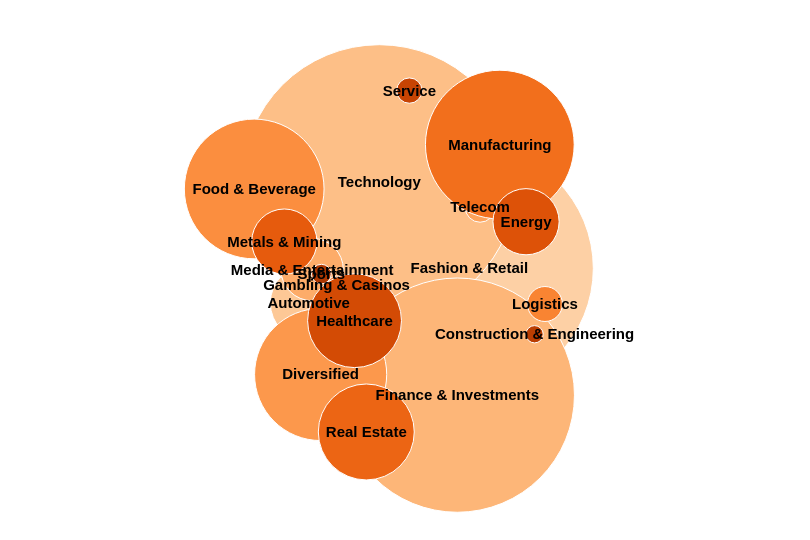

The specification (Vega-Lite) saved for this image:
### Vega specification from a JSON file in a GitHub repository (floating-point values rounded to 4 significant figures)
{"$schema": "https://vega.github.io/schema/vega/v5.json", "width": 800, "height": 500, "padding": {"left": 5, "right": 5, "top": 20, "bottom": 20}, "autosize": "none", "signals": [{"name": "cx", "update": "width / 2"}, {"name": "cy", "update": "height / 2"}, {"name": "gravityX", "value": 0.2, "bind": {"input": "range", "min": 0, "max": 1}}, {"name": "gravityY", "value": 0.1, "bind": {"input": "range", "min": 0, "max": 1}}], "data": [{"name": "table", "values": [{"category": "Fashion & Retail", "amount": 1698800}, {"category": "Automotive", "amount": 525300}, {"category": "Technology", "amount": 1877900}, {"category": "Finance & Investments", "amount": 1605100}, {"category": "Media & Entertainment", "amount": 427500}, {"category": "Telecom", "amount": 203500}, {"category": "Diversified", "amount": 905200}, {"category": "Food & Beverage", "amount": 957200}, {"category": "Logistics", "amount": 239500}, {"category": "Gambling & Casinos", "amount": 120500}, {"category": "Manufacturing", "amount": 1019000}, {"category": "Real Estate", "amount": 657400}, {"category": "Metals & Mining", "amount": 446800}, {"category": "Energy", "amount": 453500}, {"category": "Healthcare", "amount": 643200}, {"category": "Service", "amount": 173400}, {"category": "Construction & Engineering", "amount": 118500}, {"category": "Sports", "amount": 134500}]}], "scales": [{"name": "size", "domain": {"data": "table", "field": "amount"}, "range": [0.01, 0.02]}, {"name": "color", "type": "ordinal", "domain": {"data": "table", "field": "category"}, "range": {"scheme": "oranges"}}], "marks": [{"name": "nodes", "type": "symbol", "from": {"data": "table"}, "encode": {"enter": {"fill": {"scale": "color", "field": "category"}, "xfocus": {"signal": "cx"}, "yfocus": {"signal": "cy"}}, "update": {"size": {"signal": "pow(2 * datum.amount, 2)", "scale": "size"}, "stroke": {"value": "white"}, "strokeWidth": {"value": 1}, "tooltip": {"signal": "datum.category + ' : $' + format(datum.amount, ',') + ' bn'"}}}, "transform": [{"type": "force", "iterations": 100, "static": false, "forces": [{"force": "collide", "iterations": 2, "radius": {"expr": "sqrt(datum.size) / 2"}}, {"force": "center", "x": {"signal": "cx"}, "y": {"signal": "cy"}}, {"force": "x", "x": "xfocus", "strength": {"signal": "gravityX"}}, {"force": "y", "y": "yfocus", "strength": {"signal": "gravityY"}}]}]}, {"type": "text", "from": {"data": "nodes"}, "encode": {"enter": {"align": {"value": "center"}, "baseline": {"value": "middle"}, "fontSize": {"value": 15}, "fontWeight": {"value": "bold"}, "fill": {"value": "black"}, "text": {"field": "datum.category"}}, "update": {"x": {"field": "x"}, "y": {"field": "y"}}}}]}
